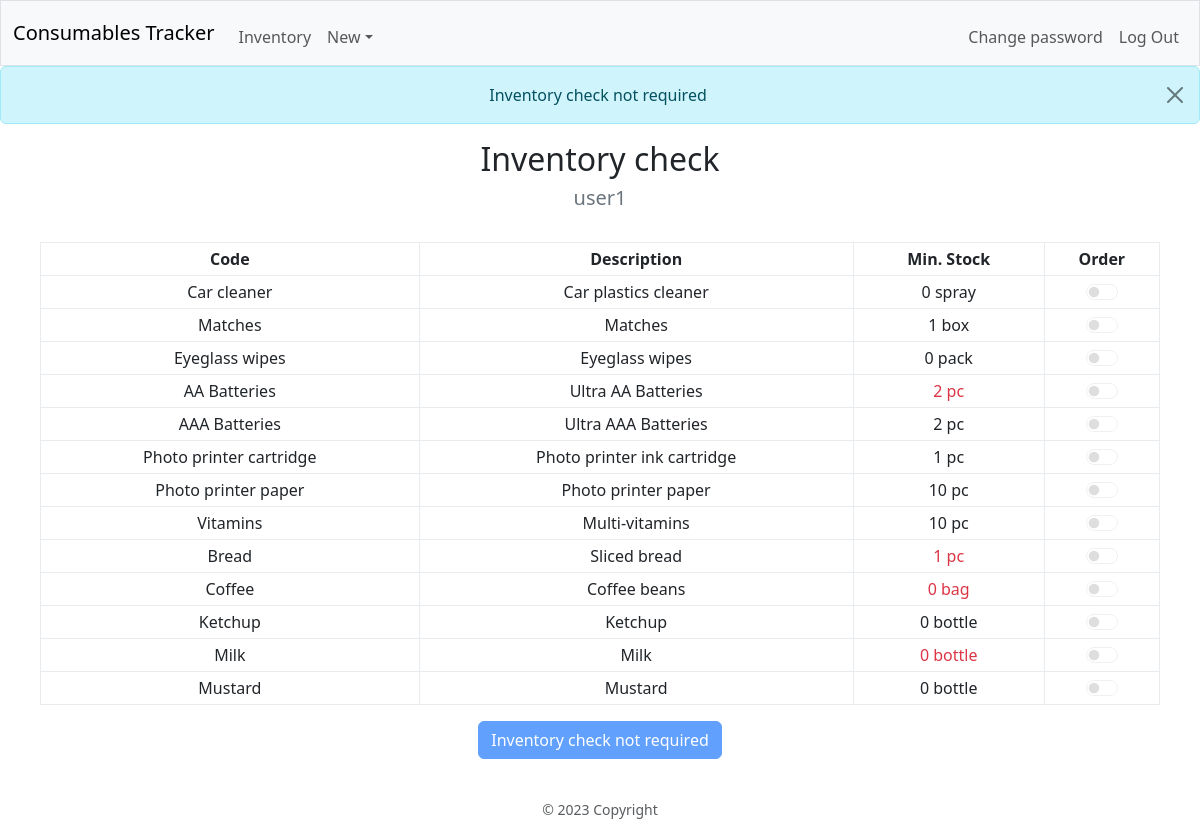
The page /inventory (signed in) on the database its author committed.
### database.py (models this page shows, shortened)
class Base(MappedAsDataclass, DeclarativeBase):
    id: Mapped[int] = mapped_column(init=False, primary_key=True)
    name: Mapped[str] = mapped_column(unique=True)

class User(Base):
    password: Mapped[str] = mapped_column(repr=False)
    products: Mapped[List["Product"]] = relationship(
        default_factory=list, back_populates="responsable", repr=False)
    admin: Mapped[bool] = mapped_column(default=False)
    in_use: Mapped[bool] = mapped_column(default=True)
    done_inv: Mapped[bool] = mapped_column(default=True)
    reg_req: Mapped[bool] = mapped_column(default=True)
    req_inv: Mapped[bool] = mapped_column(default=False)
    details: Mapped[Optional[str]] = mapped_column(default="", repr=False)
    username = synonym("name")

class Product(Base):
    description: Mapped[str]
    responsable_id = mapped_column(ForeignKey("users.id"), nullable=False)
    responsable: Mapped[User] = relationship(back_populates="products",
                                             repr=False)
    category_id = mapped_column(ForeignKey("categories.id"), nullable=False)
    category: Mapped[Category] = relationship(back_populates="products",
                                              repr=False)
    supplier_id = mapped_column(ForeignKey("suppliers.id"), nullable=False)
    supplier: Mapped[Supplier] = relationship(back_populates="products",
                                              repr=False)
    meas_unit: Mapped[str]
    min_stock: Mapped[int]
    ord_qty: Mapped[int]
    to_order: Mapped[bool] = mapped_column(default=False)
    critical: Mapped[bool] = mapped_column(default=False)
    in_use: Mapped[bool] = mapped_column(default=True)

### blueprints/inv/inv.py (the view)
@inv_bp.route("/inventory", methods=["GET", "POST"])
@login_required
def inventory():
    inv_form: InventoryForm = InventoryForm()
    with dbSession() as db_session:
        user = db_session.get(User, session.get("user_id"))
    if inv_form.validate_on_submit() and not user.done_inv:
        with dbSession() as db_session:
            products = db_session.scalars(
                select(Product)
                .filter_by(responsable_id=user.id, in_use=True)
                ).all()
            for product in products:
                if str(product.id) in request.form:
                    product.to_order = True
                else:
                    product.to_order = False
            db_session.get(User, user.id).done_inv = True
            db_session.commit()
        flash("Inventory has been submitted")
        return redirect(url_for("main.index"))
    elif inv_form.errors:
        flash_errors = [error for errors in inv_form.errors.values()
                        for error in errors]
        for error in flash_errors:
            flash(error, "error")
    elif user.done_inv:
        flash("Inventory check not required", "info")
    with dbSession() as db_session:
        products = db_session.scalars(
            select(Product)
            .filter_by(responsable_id=user.id, in_use=True)
            .order_by(Product.category_id, Product.name)
            ).all()
    return render_template(
        "inv/inventory.html",
        products=products, form=inv_form, user=user)

### blueprints/inv/inv.py
class InventoryForm(FlaskForm):
    """Flask-WTF form used just for csrf token."""

### app.py (called while the page is built)
@app.context_processor
def inject_now():
    return {'now': datetime.utcnow()}

### helpers.py (called while the page is built)
def login_required(f):
    @wraps(f)
    def decorated_function(*args, **kwargs):
        if session.get("user_id") is None:
            flash("You have to be logged in...", "warning")
            return redirect(url_for("auth.login"))
        return f(*args, **kwargs)
    return decorated_function

### blueprints/inv/templates/inv/inventory.html (shortened to what this page needs)
{% extends "layout.html" %}
{% block page_title %}
Inventory check
<h5><span class="text-secondary">{{ user.name }}</span></h5>
{% endblock %}
{% block main %}
<form method="POST">
    <div class="table-responsive mx-auto" style="max-width: 70rem;">
        <table class="table align-middle table-sm table-hover table-bordered border-light-subtle">
            <thead>
                <tr>
                    <th>Code</th>
                    <th>Description</th>
                    <th>Min. Stock</th>
                    <th>Order</th>
                </tr>
            </thead>
            <tbody>
                {% for product in products %}
                <tr>
                    <td>{{ product.name }}</td>
                    <td>{{ product.description }}</td>
                    <td {% if product.critical %}class="text-danger"{% endif %}>{{ product.min_stock }} {{ product.meas_unit }}</td>
                    <td>
                        <div class="form-switch">
                            <input class="form-check-input" type="checkbox" role="switch" id="{{ product.id }}" name="{{ product.id }}" {% if user.done_inv %}disabled{% endif %} {% if product.to_order %}checked{% endif %}>
                        </div>
                    </td>
                </tr>
                {% endfor %}
            </tbody>
        </table>
    </div>
    <input class="btn btn-primary" type="submit" {% if user.done_inv %}value="Inventory check not required" disabled{% else %}value="Submit inventory"{% endif %} >
</form>
{% endblock %}

### templates/layout.html (shortened to what this page needs)
<!DOCTYPE html>
<html lang="en">
<head>
    <link href="https://cdn.jsdelivr.net/npm/bootstrap@5.3.0/dist/css/bootstrap.min.css" rel="stylesheet">
    <link href="/static/styles.css" rel="stylesheet">
</head>
<body>
    <nav class="bg-light border navbar navbar-expand-md navbar-light">
        <div class="container-fluid">
            <a class="navbar-brand " href="/">Consumables Tracker</a>
            <div class="collapse navbar-collapse" id="navbar">
                {% if session["user_id"] %}
                    <ul class="navbar-nav me-auto mt-2">
                        <li class="nav-item"><a class="nav-link" href={{ url_for("inv.inventory") }}>Inventory</a></li>
                        {% if session["admin"] %}
                        <li class="nav-item dropdown">
                            <a class="nav-link dropdown-toggle" href="#" role="button" data-bs-toggle="dropdown" aria-expanded="false">New</a>
                        {% endif %}
                    </ul>
                    <ul class="navbar-nav ms-auto mt-2">
                        <li class="nav-item"><a class="nav-link" href={{ url_for("auth.change_password") }}>Change password</a></li>
                        <li class="nav-item"><a class="nav-link" href={{ url_for("auth.logout") }}>Log Out</a></li>
                    </ul>
                {% else %}
                    <ul class="navbar-nav ms-auto mt-2">
                        <li class="nav-item"><a class="nav-link" href={{ url_for("auth.register") }}>Register</a></li>
                        <li class="nav-item"><a class="nav-link" href={{ url_for("auth.login") }}>Log In</a></li>
                    </ul>
                {% endif %}
            </div>
        </div>
    </nav>
    <header class="text-center">
        {% with messages = get_flashed_messages(with_categories=true) %}
            {% for category, message in messages %}
                {% if category == "error" %}
                    <div class="alert alert-danger mb-1 alert-dismissible fade show" role="alert">
                {% elif category == "warning" %}
                    <div class="alert alert-warning mb-1 alert-dismissible fade show" role="alert">
                {% elif category == "message" %}
                    <div class="alert alert-success mb-1 alert-dismissible fade show" role="alert">
                {% else %}
                    <div class="alert alert-info mb-1 alert-dismissible fade show" role="alert">
                {% endif %}
                        {{ message }}
                        <button type="button" class="btn-close d-inline-block" data-bs-dismiss="alert" aria-label="Close"></button>
                    </div>
            {% endfor %}
        {% endwith %}
        <div class="my-3 ">
            <h2>{% block page_title %}{% endblock %}</h2>
        </div>
    </header>
    <main class="container-fluid py-3 text-center">
        {% block main %}
        {% endblock %}
    </main>
    <footer class="mt-4 small text-center text-muted">
        © {{ now.year }} Copyright
    </footer>
</body>
</html>

### static/styles.css (style rules this page uses)
.alert-dismissible { padding-right: 1.25rem; }

### rows shown on the page
User: name "user1", done_inv "Inventory check not required"
Product: name "Car cleaner", description "Car plastics cleaner", min_stock "0", meas_unit "spray"
Product: name "Matches", description "Matches", min_stock "1", meas_unit "box"
Product: name "Eyeglass wipes", description "Eyeglass wipes", min_stock "0", meas_unit "pack"
Product: name "AA Batteries", description "Ultra AA Batteries", min_stock "2", meas_unit "pc"
Product: name "AAA Batteries", description "Ultra AAA Batteries", min_stock "2", meas_unit "pc"
Product: name "Photo printer cartridge", description "Photo printer ink cartridge", min_stock "1", meas_unit "pc"
Product: name "Photo printer paper", description "Photo printer paper", min_stock "10", meas_unit "pc"
Product: name "Vitamins", description "Multi-vitamins", min_stock "10", meas_unit "pc"
Product: name "Bread", description "Sliced bread", min_stock "1", meas_unit "pc"
Product: name "Coffee", description "Coffee beans", min_stock "0", meas_unit "bag"
Product: name "Ketchup", description "Ketchup", min_stock "0", meas_unit "bottle"
Product: name "Milk", description "Milk", min_stock "0", meas_unit "bottle"
Product: name "Mustard", description "Mustard", min_stock "0", meas_unit "bottle"

### other values the page prints
{{ message }} "Inventory check not required"
